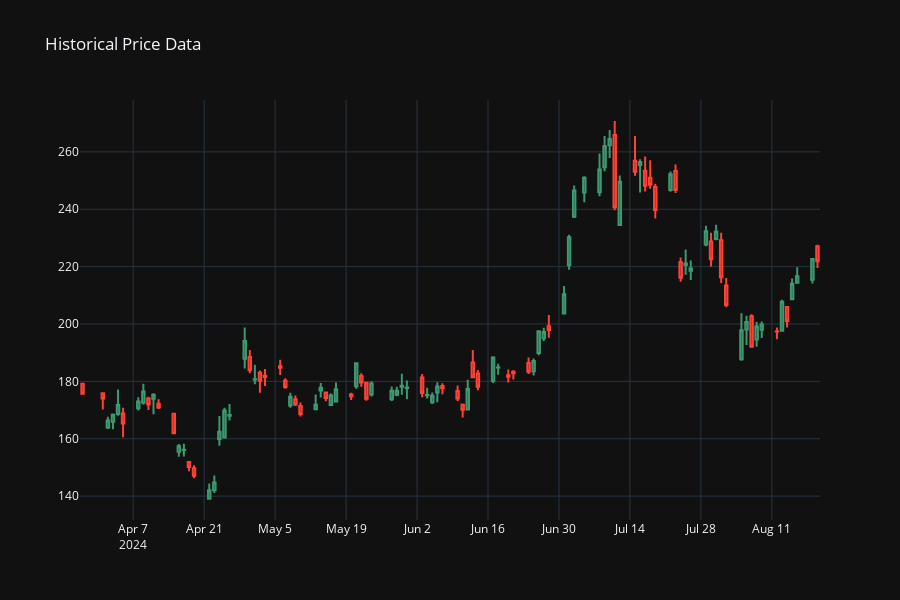

Write notebook code for a chart like this one.
### Code cell
symbol = 'TSLA'
timeframe = mt5.TIMEFRAME_D1

start_dt = datetime(2020, 1 ,1)
end_dt = datetime.now()

ohlc = get_ohlc_history(symbol, timeframe, start_dt, end_dt)
display(ohlc)

create_price_fig(ohlc.tail(100))
